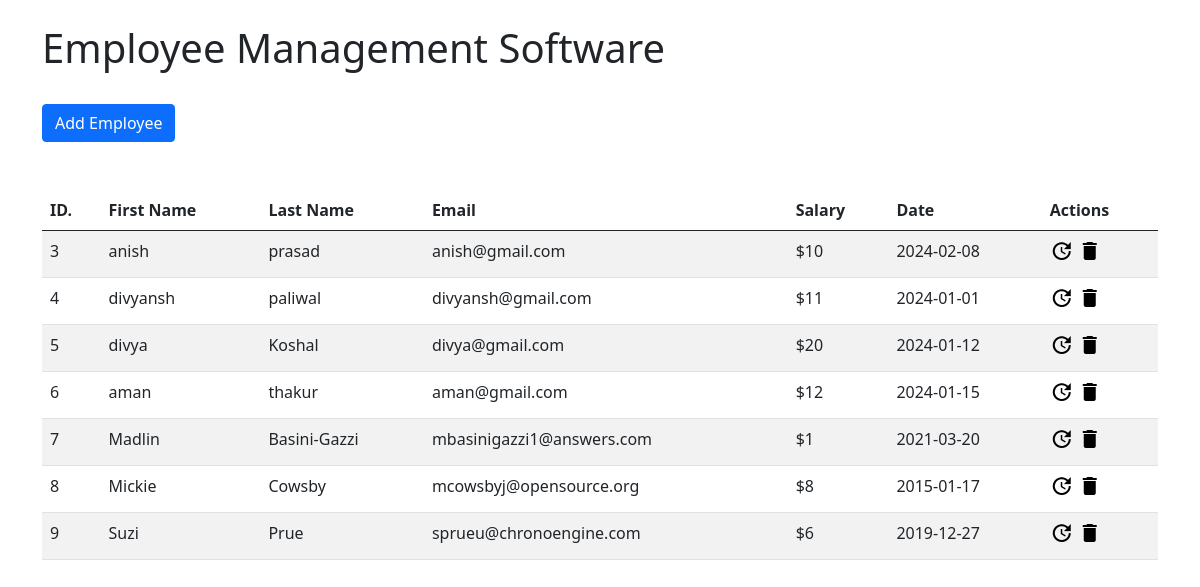
Before: / with the older database file.
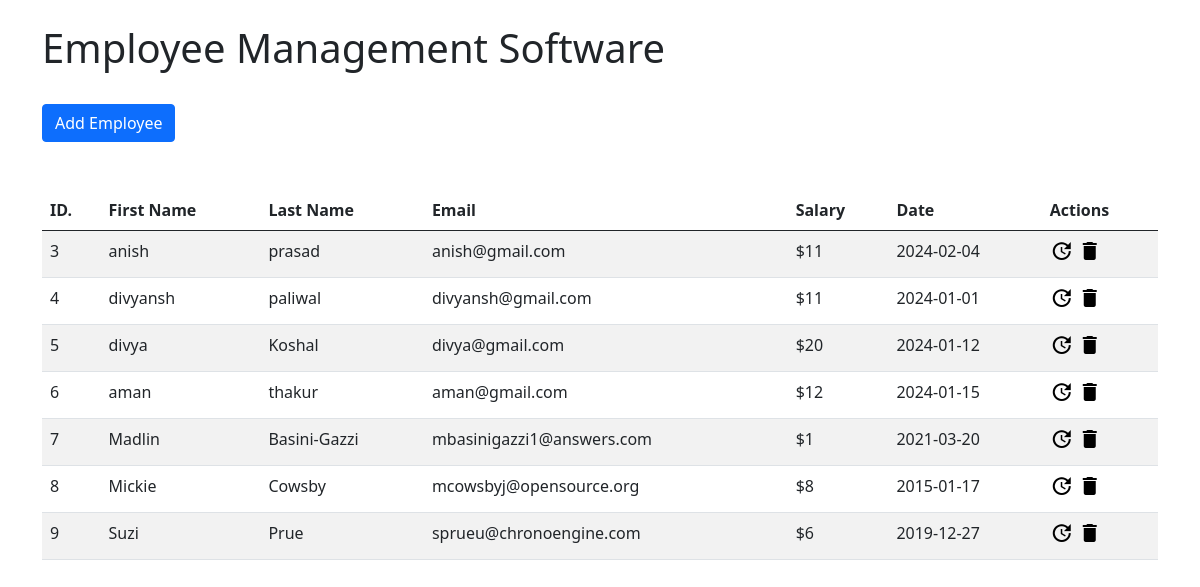
After: the same page with the newer database file.
### app/models.py (models this page shows)
class Employee(models.Model):
    first_name = models.CharField(max_length=100)
    last_name = models.CharField(max_length=100)
    email = models.EmailField()
    salary = models.IntegerField()
    joining_date = models.DateField()

### app/views.py (the view)
# urls.py: 2. Add a URL to urlpatterns:  path('', views.home, name='home')
def home(request):
    emps = Employee.objects.all()
    return render(request,'home.html', context={'emps':emps})

### templates/home.html (shortened to what this page needs)
{% extends 'index.html' %}
{% block content %}
<div class="row">
    <div class="col-lg-8">
        <h1>Employee Management Software</h1>
    </div>
</div>
<div class="row">
    <div class="col-lg-8 mt-4">
        <a href="{% url 'create' %}" class="btn btn-primary">Add Employee</a>
    </div>
</div>
<div class="row">
</div>
<div class="row">
    <div class="col-12 mt-4 table-responsive">
        <table class="table table-striped">
            <thead>
                <tr>
                    <th scope="col">ID.</th>
                    <th scope="col">First Name</th>
                    <th scope="col">Last Name</th>
                    <th scope="col">Email</th>
                    <th scope="col">Salary</th>
                    <th scope="col">Date</th>
                    <th scope="col">Actions</th>
                </tr>
            </thead>
            <tbody>
                {% for i in emps %}
                <tr>
                    <td>{{i.id}}</td>
                    <td>{{i.first_name}}</td>
                    <td>{{i.last_name}}</td>
                    <td>{{i.email}}</td>
                    <td>${{i.salary}}</td>
                    <td>{{i.joining_date | date:'Y-m-d'}}</td>
                    <td>
                        <a href="{% url 'update' i.id %}" style="color: black;"><i class="material-icons">&#xe923;</i></a>
                        <a href="{% url 'delete' i.id %}" style="color: black;"><i class="material-icons">&#xe872;</i></a>
                    </td>
                </tr>
                {% endfor %}
            </tbody>
        </table>
    </div>
</div>
{% endblock %}

Changed rows visible on the page:
changed Employee "anish": salary "10" → "11"; joining_date "2024-02-08" → "2024-02-04"
